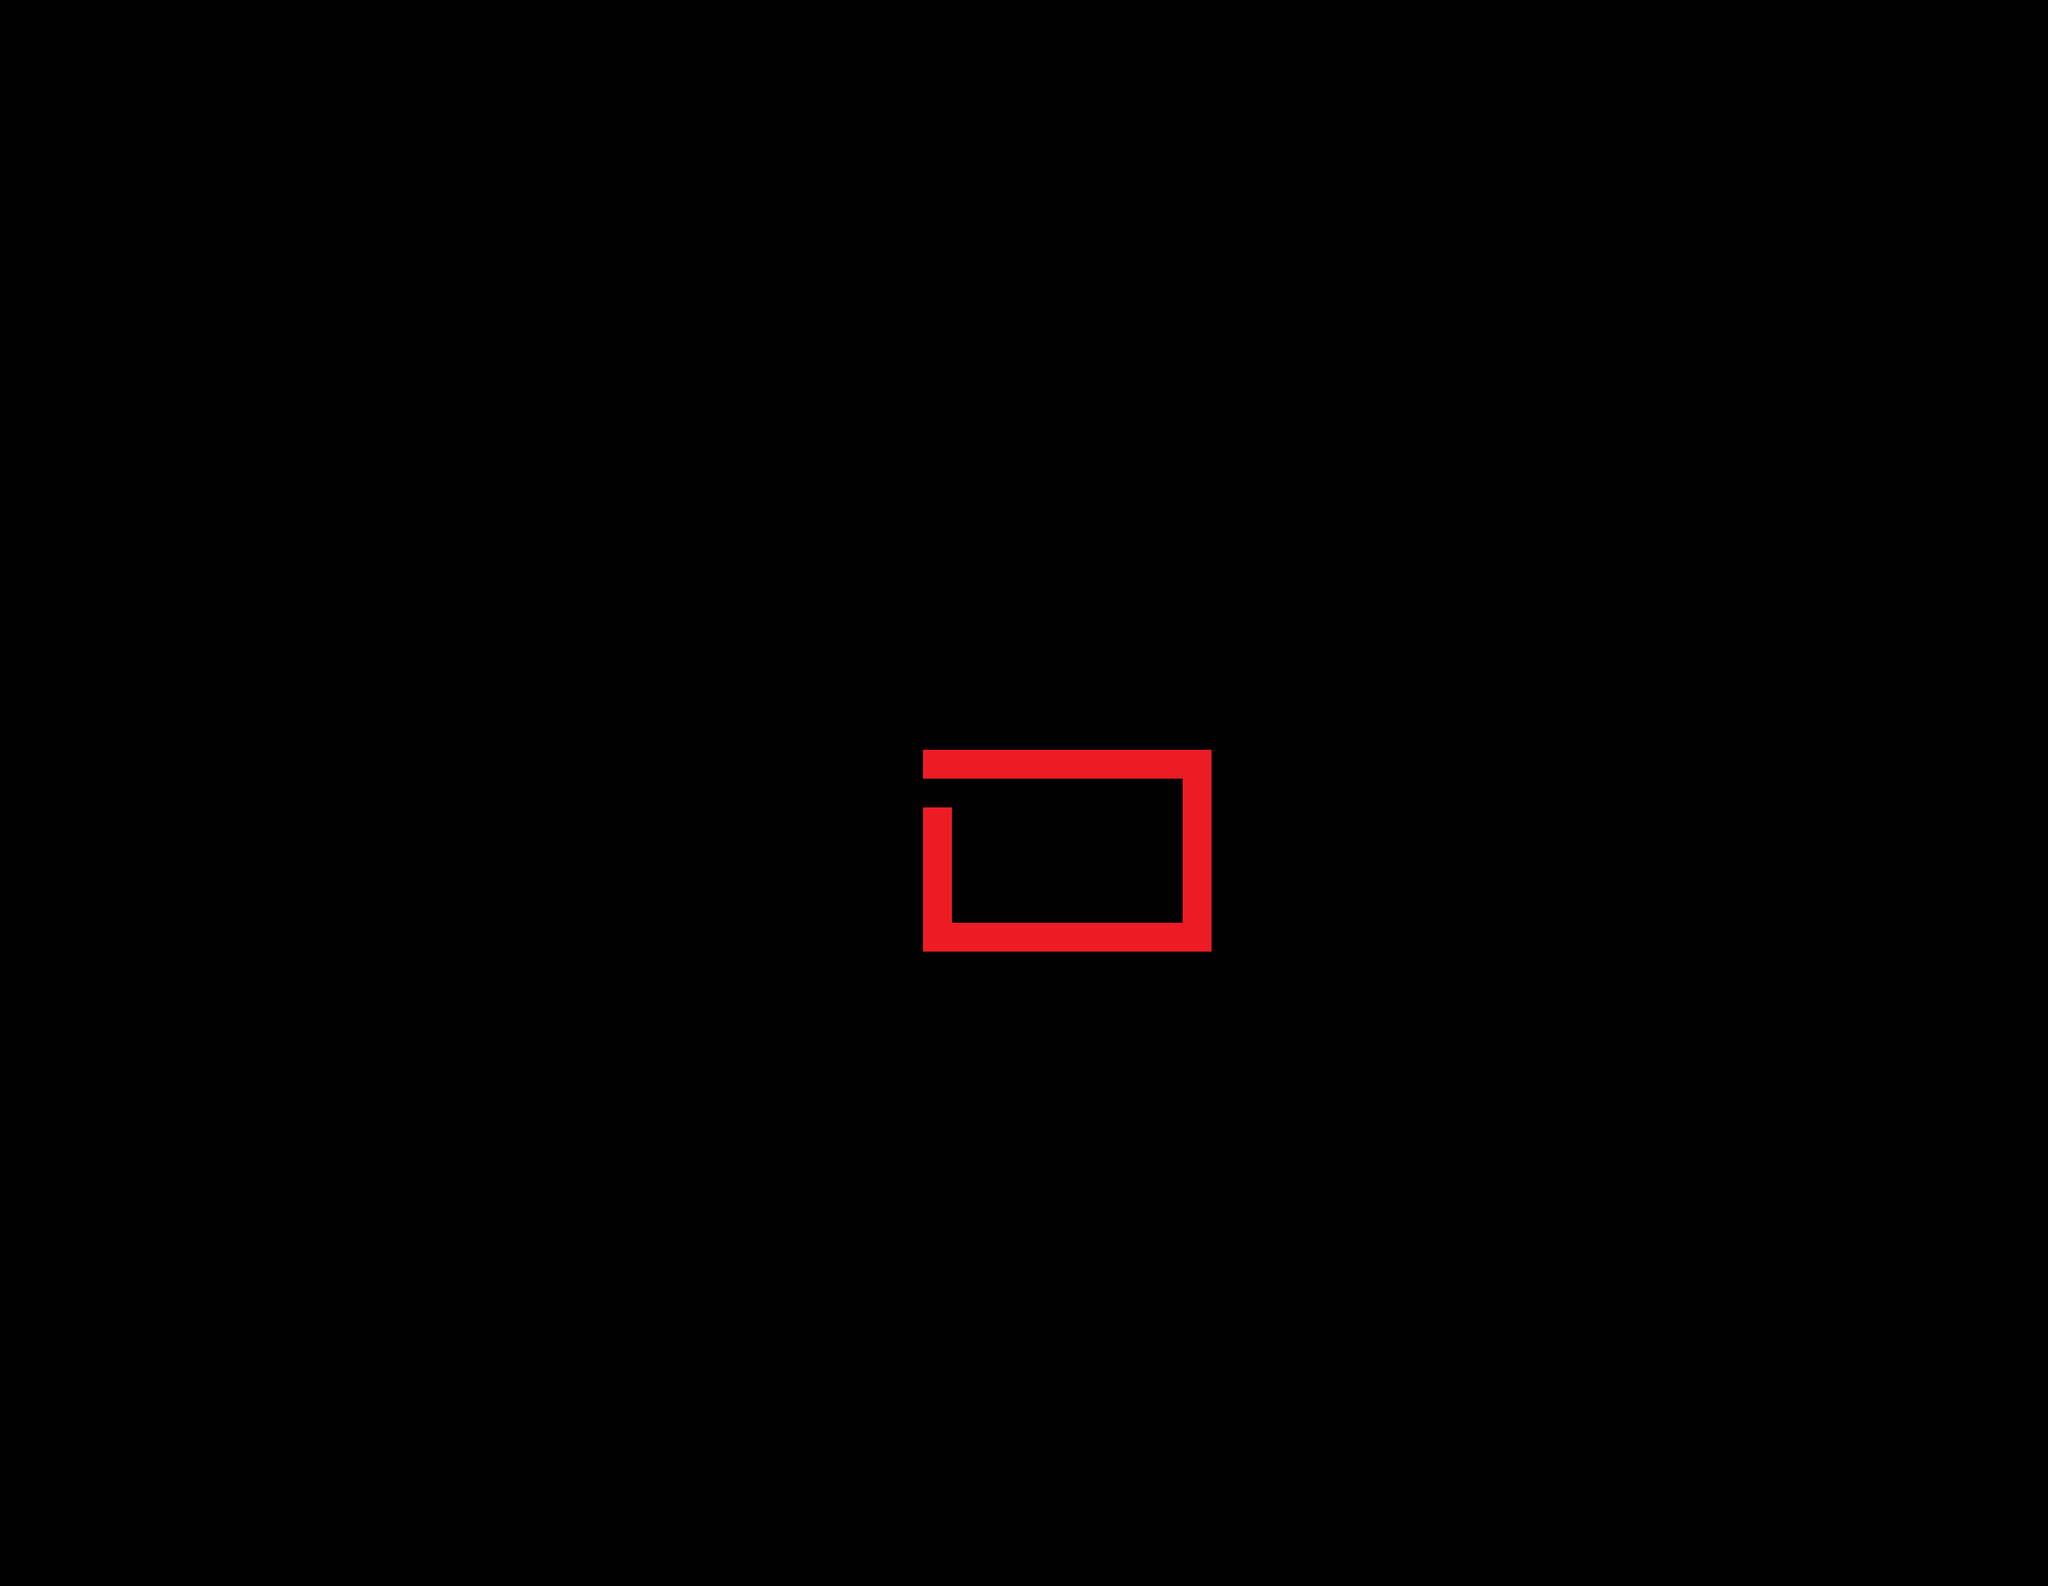

Rendered tile map (Tiled .tmx) drawn with the repository's tilesets; below, a short description and the map source with its tile grids summarised:
An orthogonal 71x55 tile map with 32x32 px tiles, 2 tile layers (Tile Layer 1, collision layer), 2 tilesets and 2 objects.

<map version="1.0" orientation="orthogonal" renderorder="right-down" width="71" height="55" tilewidth="32" tileheight="32" nextobjectid="1">
 <tileset firstgid="1" name="rpg_maker_vx___tiny_little_town_by_gyrogun-d4jgh13" tilewidth="32" tileheight="32" tilecount="576" columns="24">
  <image source="tilesource/rpg_maker_vx___tiny_little_town_by_gyrogun-d4jgh13.png" trans="a8a8a8" width="778" height="774" />
 </tileset>
 <tileset firstgid="577" name="red" tilewidth="32" tileheight="32" tilecount="720" columns="36">
  <image source="tilesource/red.png" trans="a8a8a8" width="1152" height="648" />
  <tile id="0">
   <objectgroup draworder="index">
    <object id="2" x="0" y="0" width="32" height="32" />
    <object id="3" x="0.363636" y="0.545455" width="31.6364" height="31.2727" />
   </objectgroup>
  </tile>
 </tileset>
 <layer name="Tile Layer 1" width="71" height="55">
  <data>[3905 cells, 29 non-empty, 1 distinct tile ids]</data>
 </layer>
 <layer name="collision layer" width="71" height="55">
  <data>[3905 cells, 29 non-empty, 1 distinct tile ids]</data>
 </layer>
</map>
